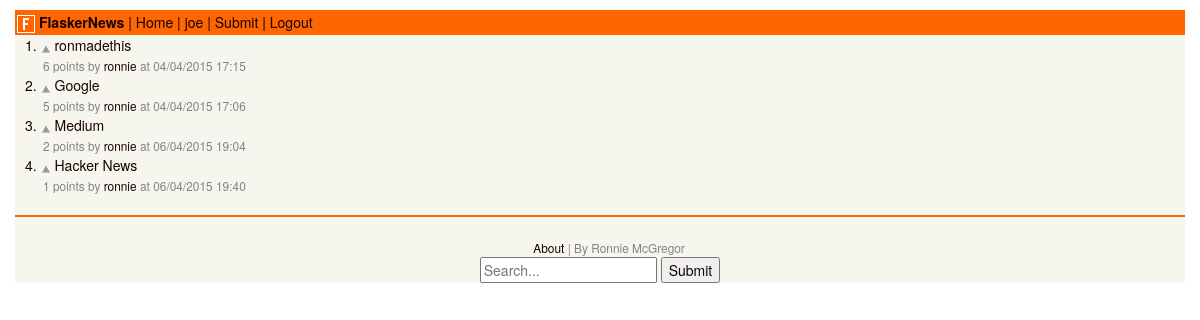
/ (signed in), run on the app's committed database.
### tables this page shows
CREATE TABLE links (
    id INTEGER PRIMARY KEY AUTOINCREMENT,
    user_name TEXT NOT NULL,
    title TEXT NOT NULL,
    url TEXT NOT NULL,
    votes INTEGER NOT NULL,
    submit_date TEXT NOT NULL
);

### FlaskerNews/views/home.py (the view)
@routes.route('/')
def home():
    cur = g.db.execute('SELECT * FROM links ORDER BY votes DESC LIMIT 10')
    results = cur.fetchall()
    return render_template('home.html', results=results)

### FlaskerNews/__init__.py (called while the page is built)
def get_db():
    if not hasattr(g, 'db'):
        g.db = sqlite3.connect(DATABASE)
    return g.db

@app.before_request
def before_request():
    g.db = get_db()

@app.teardown_request
def teardown_request(exception):
    if hasattr(g, 'db'):
        g.db.close()

### FlaskerNews/templates/home.html (shortened to what this page needs)
{% extends "master.html" %}
{% block body %}
{% for result in results %}
<div class="row">
    <div class="col-md-12">
        {{ loop.index }}.
        <a href="{{ url_for('vote.vote', link_id=result[0]) }}">
            <img class="vote" src="{{ url_for('static', filename='img/vote.gif') }}">
        </a>
        <a href="{{ result[3]|safe() }}">{{ result[2] }}</a>
        <br/>
        <small>{{ result[4] }} points by <a href="{{ url_for('profile.profile', user=result[1]) }}">{{ result[1] }}</a> at {{ result[5] }}</small>
    </div>
</div>
{% endfor %}
{% endblock %}

### FlaskerNews/static/style.css (style rules this page uses)
body { padding-top: 10px; color: #170000; }
a, a:hover { text-decoration: none; color: #170000; }
.row { padding-left: 10px; }
small { padding-left: 18px; color: #828282; }

### data on the page
links: title "ronmadethis", votes "6", user_name "ronnie", submit_date "04/04/2015 17:15"
links: title "Google", votes "5", user_name "ronnie", submit_date "04/04/2015 17:06"
links: title "Medium", votes "2", user_name "ronnie", submit_date "06/04/2015 19:04"
links: title "Hacker News", votes "1", user_name "ronnie", submit_date "06/04/2015 19:40"

### other printed values
{{ session.user_name }} "joe"
